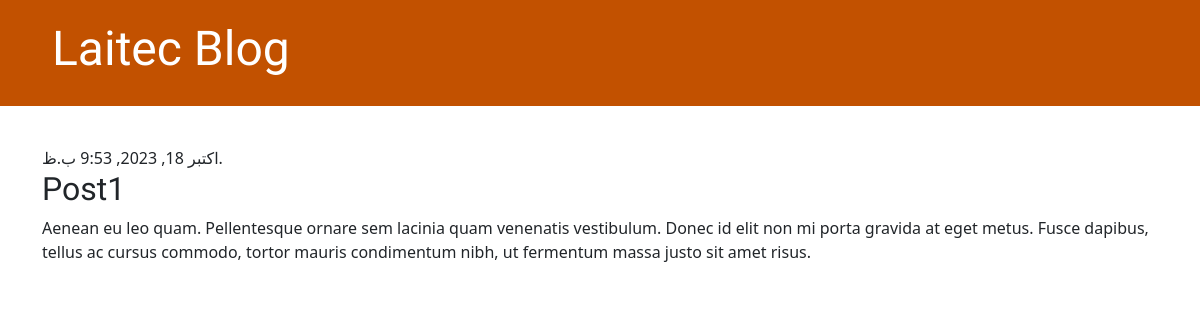
The app's page /post/4/ with its own data.
### blog/models.py (models this page shows, shortened)
class Post(models.Model):
    author = models.ForeignKey(settings.AUTH_USER_MODEL, on_delete=models.CASCADE)
    title = models.CharField(max_length=200)
    text = models.TextField()
    created_date = models.DateTimeField(default=timezone.now)
    published_date = models.DateTimeField(blank=True, null=True)

### blog/views.py (the view)
# urls.py: path('post/<int:pk>/', views.post_detail, name='post_detail'),
def post_detail(request, pk):
    post = get_object_or_404(Post, pk=pk)
    return render(request, 'post_detail.html', {'post': post})

### blog/templates/post_detail.html (shortened to what this page needs)
{% extends 'base.html' %}
{% block content %}
    <article class="post">
        {% if post.published_date %}
            <time class="date">
                {{ post.published_date }}
            </time>
        {% endif %}
        <h2>{{ post.title }}</h2>
        <p>{{ post.text|linebreaksbr }}</p>
    </article>
{% endblock %}

### blog/static/css/blog.css (style rules this page uses)
h1, h2, h3, h4 { font-family: 'Lobster', cursive; }
.post { margin-bottom: 70px; }

### records on screen
Post: published_date "اکتبر 18, 2023, 9:53 ب.ظ.", title "Post1", text "Aenean eu leo quam. Pellentesque ornare sem lacinia quam venenatis vestibulum. Donec id elit non mi porta gravida at eget metus. Fusce dapibus, tellus ac cursus commodo, tortor mauris condimentum nibh, ut fermentum massa justo sit amet risus."
